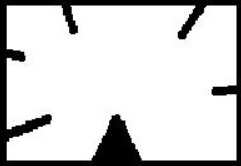
#> input picture images/contour2.PNG, 241 x 166 px, found by its file name
$ python 'edge detection2.py'   (older library calls are emulated)
#> lines starting #> are read from the running program, lines starting #| are printed output that depends on the picture; after the words box and inside, x2 and y2 are one past the last pixel; in counts of white or black regions, pixels touching at a corner belong together
import numpy as np
import cv2

def contour_approx():
    imgfile = 'images/contour2.png'
    img = cv2.imread(imgfile)
#> img is the input picture: shape (166, 241, 3); mean B, G, R 209.6, 209.6, 209.6
    img2 = img.copy()
    imgray = cv2.cvtColor(img, cv2.COLOR_BGR2GRAY)

    edge = cv2.Canny(imgray, 100, 200)
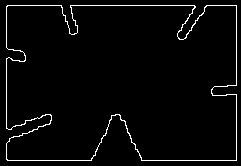
#> edge: shape (166, 241); 3% white in thin lines or dots
    edge, contours, hierarchy = cv2.findContours(edge, cv2.RETR_TREE, cv2.CHAIN_APPROX_SIMPLE)
#> contours = 2 contours; box (x1, y1, x2, y2) and area: (6, 5, 237, 161) 32957, (6, 5, 237, 161) 32846

    #외곽이 하나만 추출되기 때문에
    cnt = contours[0]
#> cnt = contour of 238 points, box (x1, y1, x2, y2) (6, 5, 237, 161), area 32957
    cv2.drawContours(img, [cnt], 0, (0,255, 0), 3) #contours를 그림.
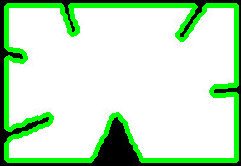
#> img: shape (166, 241, 3); 13.65% of pixels changed, all inside (x1, y1, x2, y2) = (4, 3, 239, 163)

    epsilon = 0.1 * cv2.arcLength(cnt, True)
#> epsilon = 117

    approx = cv2.approxPolyDP(cnt, epsilon, True)
#> approx = [[6, 6], [7, 160], [236, 160], [236, 5]]

    cv2.drawContours(img2, [approx], 0, (0, 255, 0), 3)
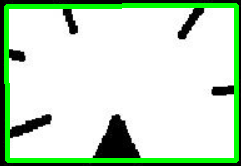
#> img2: shape (166, 241, 3); 9.57% of pixels changed, all inside (x1, y1, x2, y2) = (4, 3, 239, 163)

    cv2.imshow('Contour', img)
    cv2.imshow('Approx', img2)

    cv2.waitKey(0)
    cv2.destroyAllWindows()

if __name__ == '__main__':
    contour_approx()
